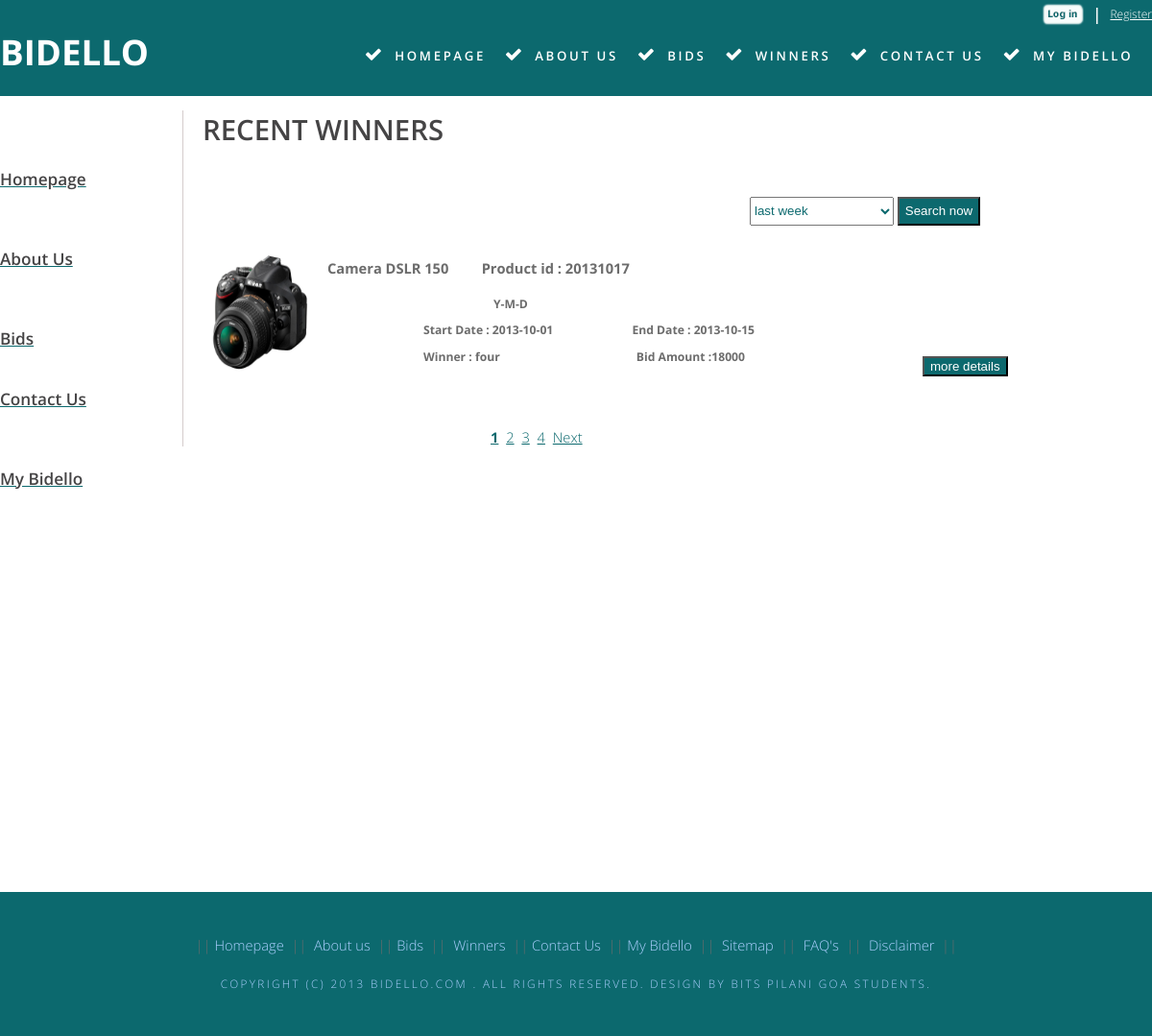
Page /e-bidding/winners/winners.php on the committed database.
### tables this page shows
CREATE TABLE IF NOT EXISTS `bidinfo` (
  `sysid` int(10) NOT NULL AUTO_INCREMENT,
  `bidObject` varchar(100) NOT NULL,
  `randomID` varchar(15) NOT NULL,
  `sellerID` varchar(50) NOT NULL,
  `buyerID` varchar(50) NOT NULL,
  `lowerLimit` int(7) NOT NULL,
  `upperLimit` int(7) NOT NULL,
  `adminFlag` int(1) NOT NULL,
  `itemFlag` int(2) DEFAULT NULL,
  `startDate` date NOT NULL,
  `endDate` date NOT NULL,
  `comments` text NOT NULL,
  `category` varchar(250) NOT NULL,
  PRIMARY KEY (`sysid`),
  UNIQUE KEY `randomID` (`randomID`)
);

CREATE TABLE IF NOT EXISTS `bidders` (
  `randomID` varchar(15) NOT NULL,
  `bidderUserName` varchar(15) NOT NULL,
  `bidAmount` int(4) NOT NULL,
  PRIMARY KEY (`randomID`,`bidderUserName`)
);

### e-bidding/winners/winners.php (the view, shortened to what this page needs)
<!DOCTYPE html PUBLIC "-//W3C//DTD XHTML 1.0 Strict//EN" "http://www.w3.org/TR/xhtml1/DTD/xhtml1-strict.dtd">
<html xmlns="http://www.w3.org/1999/xhtml">
<head>
<link href="default.css" rel="stylesheet" type="text/css" media="all" />
<link href="fonts.css" rel="stylesheet" type="text/css" media="all" />
</head>
<body>
<div id="header-wrapper">
	<div id="header" class="container">
    <?php
	if($_SESSION["authenticated"]==true)
	{
	$user=$_SESSION["user"];
	echo "<a href='../mybidello/logout.php'  style=' float:right; color:white; font:Verdana; margin-top:6px; font-size:12px;'  >logout</a>";
    echo "<h3 style=' float:right; color:white; margin-top:3px;'> &nbsp; |  &nbsp;</h3>";
    echo "<span  style=' float:right; color:white; font:Verdana; margin-top:3px; font-size:16px;'>$user</span> ";
	echo "<span  style=' float:right; color:white; font:Verdana; margin-top:6px; font-size:14px;'>Welcome !&nbsp;&nbsp;&nbsp;</span> ";
echo "<a href='../mybidello/profile/mybids.php?start=0'  style=' float:left; margin-left:600px; color:white; font:Verdana; margin-top:5px;  font-size:14px;'  >myBids</a>";
	echo "<a href='../mybidello/profile/mywins.php?start=0'  style=' float:left; margin-left:30px; color:white; font:Verdana; margin-top:5px;  font-size:14px;'  >myWins</a>";
	echo "<a href='../mybidello/profile/myitems.php?start=0'  style=' float:left; margin-left:30px; color:white; font:Verdana; margin-top:5px;  font-size:14px;'  >myItems</a>";
	echo "<a href='../mybidello/postItem/postItem.php?start=0'  style=' float:left; margin-left:30px; color:white; font:Verdana; margin-top:5px;  font-size:14px;'  >post an Item</a>";
	}
	else
	{
		$url = '&location=' . urlencode($_SERVER['REQUEST_URI']);
		echo "<a href='../mybidello/register/register.php'  style=' float:right; color:white; font:Verdana; margin-top:6px; font-size:12px;'  >Register</a>";
    echo "<h3 style=' float:right; color:white; margin-top:3px;'> &nbsp; |  &nbsp;</h3>";
    echo "<a href='../mybidello/login.php?start=0&error=0&$url'><img src='images/login.png' alt=''  height='38px' width='122px' style='float:right; '/></a>";
	}
	?>
		<div id="logo">
			<h1><a href="../index.php?start=0">BIDELLO</a></h1>
		</div>
		<div id="menu">
			<ul><li class="icon icon-ok current_page_item"><a href="../index.php?start=0" accesskey="1" title="">homepage</a></li>
				<li class="icon icon-ok"><a href="../aboutus/aboutus.php" accesskey="2" title="">about us</a></li>
				<li class="icon icon-ok"><a href="../seenow/seenow.php?website_string=popularity&start=0&search=Search+now" accesskey="3" title="">bids</a></li>
				<li class="icon icon-ok"><a href="../winners/winners.php?start=0" accesskey="4" title="">winners</a></li>
				<li class="icon icon-ok"><a href="../contactus/contactus.php" accesskey="5" title="">contact us</a></li>
                <?php
				if($_SESSION["authenticated"]==false)
				{
                echo "<li class='icon icon-ok'><a href='../mybidello/login.php?start=0&error=0&$url' accesskey='5' title=''>my bidello</a></li>";
				}
				else
				{
					echo "<li class='icon icon-ok'><a href='../mybidello/mybidello1.php' accesskey='5' title=''>my bidello</a></li>";
				}
				?>	</ul>
		</div>
	</div>
</div>
<div id="wrapper">
	<div id="page" class="container">
		<div id="content">
			<div class="title">
          <ul>
          <br/>
          <br/>
          <br/>
          <li ><a href="../index.php?start=0"><h3>Homepage</h3></a></li>
          <br/>
          <br/>
          <br/>
          <li ><a href="../aboutus/aboutus.php?start=0"><h3>About Us</h3></a></li>
          <br/>
          <br/>
          <br/>
          <li ><a href="../seenow/seenow.php?website_string=popularity&start=0&search=Search+now"><h3>Bids</h3></a></li>
          <br/>
          <br/>
          <li ><a href="../contactus/contactus.php"><h3>Contact Us</h3></a></li>
          <br/>
          <br/>
          <br/>
          <li ><a href="../mybidello/login.php?start=0&error=0"><h3>My Bidello</h3></a></li>
          <br/>
          </ul>
			</div>
		</div>
		<div id="sidebar">
			<div id="stwo-col">
			  <div class="sbox1">
				<h1>RECENT WINNERS</h1>
                <br/>
  <br>
    <br/>
    <br/>
    <form style="margin-left:570px; margin-top:-50px; margin-bottom:30px;" action="../winners/winnersbydate.php"> <br />
    <select  name="website_string"  style="height:30px; color:#0c696e; width:150px;" >
    <option VALUE="lastweeks" selected="selected">last week</option>
    </select>
    <input type="submit"  style="height:30px; background-color:#0c696e; color:#FFF; " name="search" value="Search now"  >
</form>
    <?php
		$bidamt=0;
		$per_page=5;
		$start=$_GET['start'];
		$record_count= mysql_num_rows(mysql_query("SELECT * FROM bidinfo"));
		if(!$start)
		$start=0;
		$get = mysql_query("Select * from bidinfo where adminFlag=0 and itemflag=1 order by endDate desc LIMIT $start , $per_page");
		while ( $row = mysql_fetch_assoc($get))
		{
			$bidobject=$row['bidObject'];
			$id=$row['randomID'];
			$winner = $row['buyerID'];
			$startdate=$row['startDate'];
			$enddate=$row['endDate'];
			$winget = mysql_query("select * from bidders where bidderUserName ='$winner' and randomID=$id");
			while ($row = mysql_fetch_assoc($winget))
			{
				$bidamt=$row['bidAmount'];
			}
			echo "<div style='height:140px; width:1100px; float:left; margin-bottom:40px;'>";
			echo "<img src='../upload/$id.jpg'  height='120px' width='120px'/>"."&nbsp;&nbsp;&nbsp;";
			echo "&nbsp;&nbsp;&nbsp;"."<h4 style='margin-left:130px; margin-top:-120px;';>$bidobject&nbsp;&nbsp;&nbsp;&nbsp;&nbsp;&nbsp;&nbsp;&nbsp;&nbsp;Product id : $id</h4>"."<br/>";
			echo "&nbsp;&nbsp;&nbsp;"."<h5 style='margin-left:303px; margin-top:-40px;';>Y-M-D</h5>";
			echo "&nbsp;&nbsp;&nbsp;"."<h5 style='margin-left:230px; margin-top:-30px;';>Start Date : $startdate  &nbsp;&nbsp;&nbsp;&nbsp;&nbsp;&nbsp;&nbsp;&nbsp;&nbsp;&nbsp;&nbsp;&nbsp;&nbsp;&nbsp;&nbsp;&nbsp;&nbsp;&nbsp;&nbsp;&nbsp;&nbsp;&nbsp;&nbsp;&nbsp; End Date : $enddate</h5>";
			echo "&nbsp;&nbsp;&nbsp;"."<h5 style='margin-left:230px; margin-top:-30px;';>Winner : $winner
			&nbsp;&nbsp;&nbsp;&nbsp;&nbsp;&nbsp;&nbsp;&nbsp;&nbsp;&nbsp;&nbsp;&nbsp;&nbsp;&nbsp;&nbsp;&nbsp;&nbsp;&nbsp;&nbsp;&nbsp;&nbsp;&nbsp;&nbsp;&nbsp;&nbsp;&nbsp;&nbsp;&nbsp;&nbsp;&nbsp;&nbsp;&nbsp;&nbsp;&nbsp;&nbsp;&nbsp;&nbsp;&nbsp;&nbsp;&nbsp;&nbsp;&nbsp;&nbsp; Bid Amount :$bidamt   </h5>";
			echo "<form  style='margin-left:750px; margin-top:-30px;'; action='biddetails/10winners.php' method='get'> <input type='hidden' value='$id' name='product'> <input style='background-color:#0c696e; color:#FFF; ' type='submit' value='more details' name='details'></form>";
			echo "</div><hr/>";
		}
		$next = $start + $per_page;
		echo "<br/><br/>";
		$i=1;
		for ($x=0;$x<$record_count;$x=$x+$per_page)
		{
			if($start!=$x)
			{
				echo "<a href='winners.php?start=$x' style='margin-left:4px;'>$i</a>"."&nbsp;";
			}
			else
			{
				if($start<=0)
				{
					echo "<a href='winners.php?start=$x' style='margin-left:300px;'><b>$i</b></a>"."&nbsp;";
				}
				else
				{
				echo "<a href='winners.php?start=$x' style='margin-left:4px;'><b>$i</b></a>"."&nbsp;";
				}
			}
			$i++;
		}
		if(!($start>=$record_count-$per_page))
		echo "<a href='winners.php?start=$next' style='margin-left:4px;'>Next</a>";
    ?>
			  </div>
			</div>
		</div>
	</div>
    <div style="background-color:#0c696e; height:150px;">
<div id="copyright" class="container">
<div style="margin-left:200px; margin-top:30px;">
 &nbsp;||&nbsp;<a href="../index.php?start=0">Homepage</a> &nbsp;||&nbsp; <a href="../aboutus/aboutus.php">About us</a> &nbsp;||&nbsp;<a href="../seenow/seenow.php?website_string=popularity&start=0&search=Search+now">Bids</a> &nbsp;||&nbsp; <a href="../winners/winners.php?start=0">Winners</a> &nbsp;||&nbsp;<a href="../contactus/contactus.php">Contact Us</a> &nbsp;||&nbsp;<a href="../mybidello/login.php?start=0&error=0">My Bidello</a> &nbsp;||&nbsp; <a href="#">Sitemap</a> &nbsp;||&nbsp; <a href="../faq/faq.php">FAQ's</a> &nbsp;||&nbsp; <a href="../disclaimer/disclaimer.php">Disclaimer</a> &nbsp;||&nbsp;</div>
<br/>
	<p>Copyright (c) 2013 <a href="../index.php?start=0">bidello.com </a>. All rights reserved. Design by <a href="" rel="nofollow">BITS PILANI GOA STUDENTS</a>.</p>
</div>
</div>
</body>
</html>

### e-bidding/winners/default.css (style rules this page uses)
html, body { height: 100%; }
body { margin: 0px; padding: 0px; background: #0C696E; font-family: 'Open Sans', sans-serif; font-size: 11pt; font-weight: 300; color: #6c6c6c }
h1, h2, h3 { margin: 0; padding: 0; font-weight: 600; color: #454445; }
p, ol, ul { margin-top: 0; }
ol, ul { padding: 0; list-style: none; }
p { line-height: 180%; }
a { color: #0C696E; }
.container { margin: 0px auto; width: 1200px; }
.title { height:300px; width:520px; margin-bottom: 3em; }
#header { position: relative; height: 100px; }
#logo { position: absolute; top: 2em; left: 0; width: 100%; }
#logo h1 { display: inline-block; font-size: 2.5em; text-transform: uppercase; font-weight: 700; color: #FFF; }
#logo a { text-decoration: none; color: #FFF; }
#menu { position: absolute; right: 0; top: 3.2em; }
#menu ul { display: inline-block; }
#menu li { display: block; float: left; text-align: center; }
#menu li a, #menu li span { display: inline-block; margin-left: 0.50em; padding: 0em 1.5em 0em 0.50em; letter-spacing: 0.20em; text-decoration: none; font-size: 0.90em; font-weight: 600; text-transform: uppercase; outline: 0; color: #FFF; }
#menu .current_page_item a { color: #FFF; }
#menu .icon { display: inline-block; color: #FFF; }
#wrapper { background: #FFF; }
#page { overflow: hidden; padding: 1em 0em; }
#content { float: left; width: 260px; height:800px; }
#sidebar { margin-left:-70px; border-left: thin solid #d4cccc; float: left; width: 650px; }
#stwo-col { margin-left:20px; margin-top: 0em; }
#stwo-col .sbox1 { float: left; width: 1200px; }
#copyright { overflow: hidden; padding: 1em 0em; }
#copyright p { letter-spacing: 0.20em; text-align: center; text-transform: uppercase; font-size: 0.80em; color: #ACCFFF; }
#copyright a { text-decoration: none; color: #ACCFFF; }

### rows in the picture
bidinfo: randomID (picture), bidObject "Camera DSLR 150", randomID "20131017", startDate "2013-10-01", endDate "2013-10-15", buyerID "four", bidders.bidAmount "18000"
